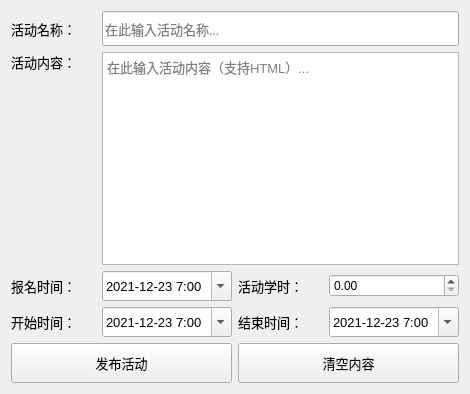
          <widget class="QWidget" name="tab">
           <attribute name="title">
            <string>发布活动</string>
           </attribute>
           <layout class="QGridLayout" name="gridLayout">
            <item row="0" column="0">
             <widget class="QLabel" name="label_39">
              <property name="minimumSize">
               <size>
                <width>85</width>
                <height>0</height>
               </size>
              </property>
              <property name="maximumSize">
               <size>
                <width>100</width>
                <height>16777215</height>
               </size>
              </property>
              <property name="font">
               <font>
                <pointsize>10</pointsize>
               </font>
              </property>
              <property name="text">
               <string>活动名称：</string>
              </property>
             </widget>
            </item>
            <item row="0" column="1" colspan="3">
             <widget class="QLineEdit" name="lineEdit_actName">
              <property name="minimumSize">
               <size>
                <width>0</width>
                <height>35</height>
               </size>
              </property>
              <property name="font">
               <font>
                <family>微软雅黑</family>
                <pointsize>10</pointsize>
               </font>
              </property>
              <property name="toolTip">
               <string/>
              </property>
              <property name="styleSheet">
               <string notr="true"/>
              </property>
              <property name="echoMode">
               <enum>QLineEdit::Normal</enum>
              </property>
              <property name="placeholderText">
               <string>在此输入活动名称...</string>
              </property>
             </widget>
            </item>
            <item row="1" column="0">
             <widget class="QLabel" name="label_40">
              <property name="minimumSize">
               <size>
                <width>85</width>
                <height>0</height>
               </size>
              </property>
              <property name="maximumSize">
               <size>
                <width>100</width>
                <height>16777215</height>
               </size>
              </property>
              <property name="font">
               <font>
                <pointsize>10</pointsize>
               </font>
              </property>
              <property name="text">
               <string>活动内容：</string>
              </property>
             </widget>
            </item>
            <item row="1" column="1" rowspan="2" colspan="3">
             <widget class="QTextEdit" name="textEdit_activity">
              <property name="font">
               <font>
                <pointsize>10</pointsize>
               </font>
              </property>
              <property name="styleSheet">
               <string notr="true"/>
              </property>
              <property name="tabChangesFocus">
               <bool>false</bool>
              </property>
              <property name="placeholderText">
               <string>在此输入活动内容（支持HTML）...</string>
              </property>
             </widget>
            </item>
            <item row="2" column="0">
             <spacer name="verticalSpacer_6">
              <property name="orientation">
               <enum>Qt::Vertical</enum>
              </property>
              <property name="sizeHint" stdset="0">
               <size>
                <width>20</width>
                <height>193</height>
               </size>
              </property>
             </spacer>
            </item>
            <item row="3" column="0">
             <widget class="QLabel" name="label_41">
              <property name="minimumSize">
               <size>
                <width>85</width>
                <height>0</height>
               </size>
              </property>
              <property name="maximumSize">
               <size>
                <width>100</width>
                <height>16777215</height>
               </size>
              </property>
              <property name="font">
               <font>
                <pointsize>10</pointsize>
               </font>
              </property>
              <property name="text">
               <string>报名时间：</string>
              </property>
             </widget>
            </item>
            <item row="3" column="1">
             <widget class="QDateTimeEdit" name="dateTimeEdit_actJoin">
              <property name="minimumSize">
               <size>
                <width>0</width>
                <height>30</height>
               </size>
              </property>
              <property name="maximumSize">
               <size>
                <width>180</width>
                <height>30</height>
               </size>
              </property>
              <property name="font">
               <font>
                <pointsize>10</pointsize>
               </font>
              </property>
              <property name="dateTime">
               <datetime>
                <hour>7</hour>
                <minute>0</minute>
                <second>0</second>
                <year>2021</year>
                <month>12</month>
                <day>23</day>
               </datetime>
              </property>
              <property name="date">
               <date>
                <year>2021</year>
                <month>12</month>
                <day>23</day>
               </date>
              </property>
              <property name="displayFormat">
               <string>yyyy-MM-dd H:mm</string>
              </property>
              <property name="calendarPopup">
               <bool>true</bool>
              </property>
             </widget>
            </item>
            <item row="4" column="0">
             <widget class="QLabel" name="label_42">
              <property name="minimumSize">
               <size>
                <width>85</width>
                <height>0</height>
               </size>
              </property>
              <property name="maximumSize">
               <size>
                <width>100</width>
                <height>16777215</height>
               </size>
              </property>
              <property name="font">
               <font>
                <pointsize>10</pointsize>
               </font>
              </property>
              <property name="text">
               <string>开始时间：</string>
              </property>
             </widget>
            </item>
            <item row="4" column="1">
             <widget class="QDateTimeEdit" name="dateTimeEdit_actBegin">
              <property name="minimumSize">
               <size>
                <width>0</width>
                <height>30</height>
               </size>
              </property>
              <property name="maximumSize">
               <size>
                <width>180</width>
                <height>30</height>
               </size>
              </property>
              <property name="font">
               <font>
                <pointsize>10</pointsize>
               </font>
              </property>
              <property name="dateTime">
               <datetime>
                <hour>7</hour>
                <minute>0</minute>
                <second>0</second>
                <year>2021</year>
                <month>12</month>
                <day>23</day>
               </datetime>
              </property>
              <property name="date">
               <date>
                <year>2021</year>
                <month>12</month>
                <day>23</day>
               </date>
              </property>
              <property name="displayFormat">
               <string>yyyy-MM-dd H:mm</string>
              </property>
              <property name="calendarPopup">
               <bool>true</bool>
              </property>
             </widget>
            </item>
            <item row="4" column="2">
             <widget class="QLabel" name="label_43">
              <property name="minimumSize">
               <size>
                <width>85</width>
                <height>0</height>
               </size>
              </property>
              <property name="maximumSize">
               <size>
                <width>100</width>
                <height>16777215</height>
               </size>
              </property>
              <property name="font">
               <font>
                <pointsize>10</pointsize>
               </font>
              </property>
              <property name="text">
               <string>结束时间：</string>
              </property>
             </widget>
            </item>
            <item row="4" column="3">
             <widget class="QDateTimeEdit" name="dateTimeEdit_actEnd">
              <property name="minimumSize">
               <size>
                <width>0</width>
                <height>30</height>
               </size>
              </property>
              <property name="maximumSize">
               <size>
                <width>180</width>
                <height>30</height>
               </size>
              </property>
              <property name="font">
               <font>
                <pointsize>10</pointsize>
               </font>
              </property>
              <property name="dateTime">
               <datetime>
                <hour>7</hour>
                <minute>0</minute>
                <second>0</second>
                <year>2021</year>
                <month>12</month>
                <day>23</day>
               </datetime>
              </property>
              <property name="date">
               <date>
                <year>2021</year>
                <month>12</month>
                <day>23</day>
               </date>
              </property>
              <property name="displayFormat">
               <string>yyyy-MM-dd H:mm</string>
              </property>
              <property name="calendarPopup">
               <bool>true</bool>
              </property>
             </widget>
            </item>
            <item row="5" column="0" colspan="2">
             <widget class="QPushButton" name="btn_actPush">
              <property name="minimumSize">
               <size>
                <width>0</width>
                <height>40</height>
               </size>
              </property>
              <property name="font">
               <font>
                <pointsize>10</pointsize>
               </font>
              </property>
              <property name="text">
               <string>发布活动</string>
              </property>
             </widget>
            </item>
            <item row="5" column="2" colspan="2">
             <widget class="QPushButton" name="btn_actClearEdit">
              <property name="minimumSize">
               <size>
                <width>0</width>
                <height>40</height>
               </size>
              </property>
              <property name="font">
               <font>
                <pointsize>10</pointsize>
               </font>
              </property>
              <property name="text">
               <string>清空内容</string>
              </property>
             </widget>
            </item>
            <item row="3" column="2">
             <widget class="QLabel" name="label_88">
              <property name="minimumSize">
               <size>
                <width>85</width>
                <height>0</height>
               </size>
              </property>
              <property name="maximumSize">
               <size>
                <width>100</width>
                <height>16777215</height>
               </size>
              </property>
              <property name="font">
               <font>
                <pointsize>10</pointsize>
               </font>
              </property>
              <property name="text">
               <string>活动学时：</string>
              </property>
             </widget>
            </item>
            <item row="3" column="3">
             <widget class="QDoubleSpinBox" name="spinBox_actScore">
              <property name="decimals">
               <number>2</number>
              </property>
              <property name="maximum">
               <double>10.000000000000000</double>
              </property>
              <property name="singleStep">
               <double>0.250000000000000</double>
              </property>
             </widget>
            </item>
           </layout>
          </widget>
